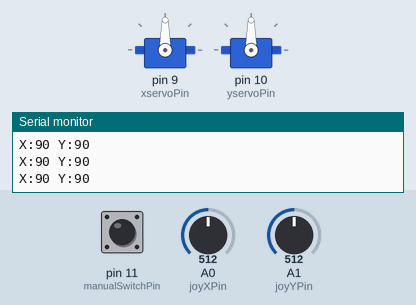
Simulated run of this sketch. Board: Arduino Uno, built with avr-gcc and run on an emulated ATmega328P. On the bench: 2 × servo, the last lines printed to the serial monitor. The test bench sets the inputs (shaded band); at power-on: A0 (joyXPin) = 512, A1 (joyYPin) = 512, pin 11 (manualSwitchPin) HIGH.

Above: at 1.4 s.
1.5 s: A0 (joyXPin) set to 122
At 2.1 s:
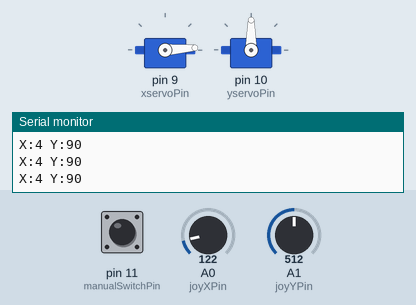
3.0 s: A1 (joyYPin) set to 716
At 3.4 s:
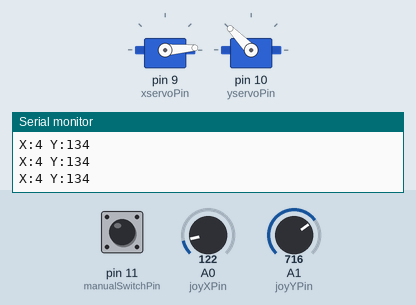
4.5 s: A0 (joyXPin) set to 306
At 4.8 s:
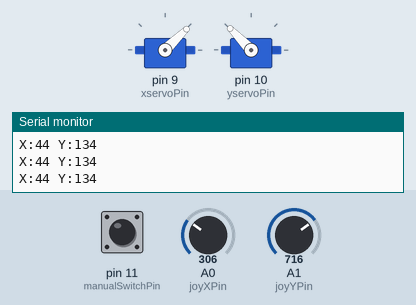
6.0 s: A1 (joyYPin) set to 570
At 6.3 s:
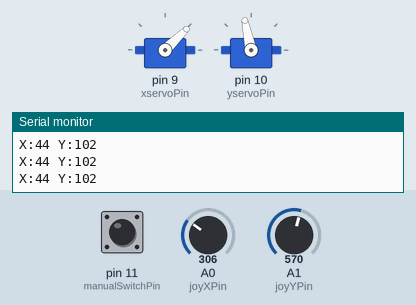
7.5 s: A1 (joyYPin) set to 548
At 7.8 s:
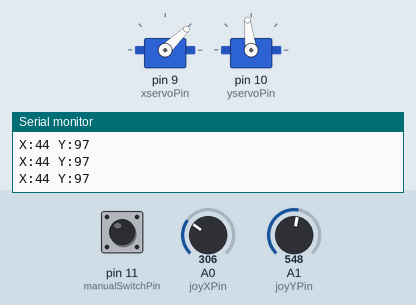
9.0 s: A0 (joyXPin) set to 716
At 10.4 s:
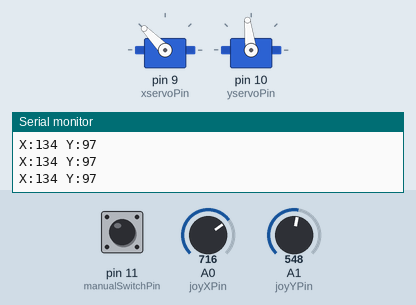
Timing chart, 0 to 11.5 s (numbered marks = the images above; inputs shaded):
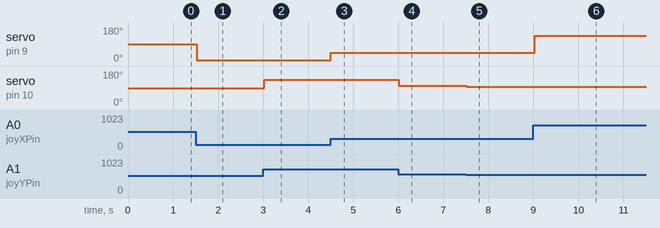

The sketch:

joystick-servo.ino
```cpp
#include <Servo.h>

const int joyXPin = A0;
const int joyYPin = A1;
const int xservoPin = 9;
const int yservoPin = 10;
const int manualSwitchPin = 11;

int joystick_y_in;
int joystick_x_in;
int manualSwitch;

Servo xservo;
Servo yservo;

void setup() {
  Serial.begin(9600);
  delay(200);
  xservo.attach(xservoPin);
  yservo.attach(yservoPin);
  pinMode(manualSwitchPin, INPUT_PULLUP);
}

void loop() {
  manualSwitch = digitalRead(manualSwitchPin);
  if (manualSwitch == 1){
    //Serial.println("Manual steering is on!");
    readInput();
    xservo.write(joystick_x_in);
    yservo.write(joystick_y_in);
    Serial.print("X:");
    Serial.print(joystick_x_in);
    Serial.print(" Y:");
    Serial.println(joystick_y_in);
  }
  else Serial.println("Manual steering is off.");
  delay(30);
}

void readInput() {
  joystick_x_in = analogRead(joyXPin);
  joystick_y_in = analogRead(joyYPin);

  // Note: Changed to normal Arduino map function because betterMap is somehow wrong (I didn't do the math to figure out why). Normal map function seems to work well though. --Ryan Meshulam
  joystick_x_in = map(joystick_x_in, 101, 922, 0, 180);
  joystick_y_in = map(joystick_y_in, 101, 923, 0, 180);

  if (joystick_x_in < 97 && joystick_x_in > 83) {
    joystick_x_in = 90;
  }
  if (joystick_y_in < 97 && joystick_y_in > 83) {
    joystick_y_in = 90;
  }
}

int betterMap(int x, int in_min, int in_max, int out_min, int out_max) {
  return (x - in_min) * (out_max - out_min + 1) / (in_max - in_min + 1) + out_min;
}
```

Measured:
- after the input at 1.5 s, servo on pin 9 (xservoPin): 90° → 4° at once
- after the input at 3.0 s, servo on pin 10 (yservoPin): 90° → 134° at once
- after the input at 4.5 s, servo on pin 9 (xservoPin): 4° → 44° at once
- after the input at 6.0 s, servo on pin 10 (yservoPin): 134° → 102° at once
- after the input at 7.5 s, servo on pin 10 (yservoPin): 102° → 97° at once
- after the input at 9.0 s, servo on pin 9 (xservoPin): 44° → 134° at once
